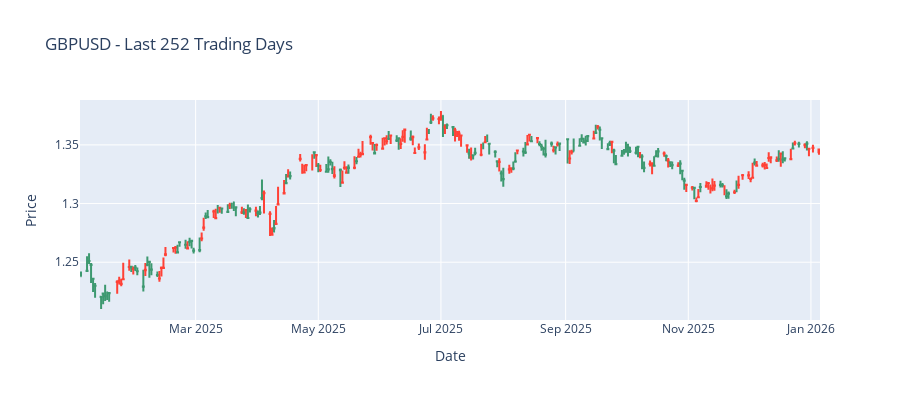
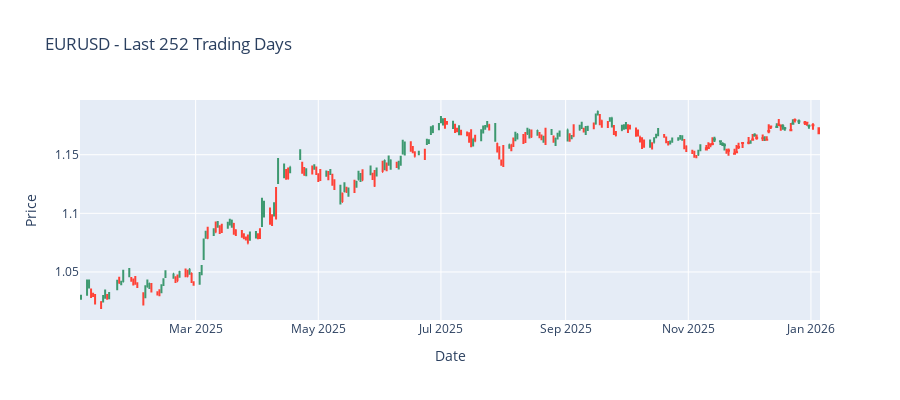

The code cell stored with these charts, in order, in its notebook:
### Code cell
# Individual candlestick charts
def plot_candlestick(df, ticker, last_n_days=252):
    """Plot candlestick chart for a ticker."""
    ohlc_cols = [f'{ticker}_{x}' for x in ['Open', 'High', 'Low', 'Close']]
    if not all(c in df.columns for c in ohlc_cols):
        print(f"Missing columns for {ticker}")
        return
    
    # Get last N days
    data = df[ohlc_cols].tail(last_n_days).copy()
    data.columns = ['Open', 'High', 'Low', 'Close']
    
    fig = go.Figure(data=[go.Candlestick(
        x=data.index,
        open=data['Open'],
        high=data['High'],
        low=data['Low'],
        close=data['Close'],
        name=ticker
    )])
    
    fig.update_layout(
        title=f'{ticker} - Last {last_n_days} Trading Days',
        yaxis_title='Price',
        xaxis_title='Date',
        height=400,
        xaxis_rangeslider_visible=False
    )
    fig.show()

if combined_data is not None:
    for ticker in ['GBPUSD', 'EURUSD', 'XAUUSD']:
        plot_candlestick(combined_data, ticker)

### Figure 1 — Plotly figure (JSON) as saved in the notebook; plotly's stock layout.template omitted (floating-point values rounded to 4 significant figures; data arrays with more than 128 entries replaced by an {"elided": "..."} marker saying what was removed)
{"data": [{"close": {"elided": "252 float values"}, "high": {"elided": "252 float values"}, "low": {"elided": "252 float values"}, "name": "GBPUSD", "open": {"elided": "252 float values"}, "type": "candlestick", "x": {"elided": "252 str values"}}], "layout": {"height": 400, "title": {"text": "GBPUSD - Last 252 Trading Days"}, "xaxis": {"rangeslider": {"visible": false}, "title": {"text": "Date"}}, "yaxis": {"title": {"text": "Price"}}}}

### Figure 2 — Plotly figure (JSON) as saved in the notebook; plotly's stock layout.template omitted (floating-point values rounded to 4 significant figures; data arrays with more than 128 entries replaced by an {"elided": "..."} marker saying what was removed)
{"data": [{"close": {"elided": "252 float values"}, "high": {"elided": "252 float values"}, "low": {"elided": "252 float values"}, "name": "EURUSD", "open": {"elided": "252 float values"}, "type": "candlestick", "x": {"elided": "252 str values"}}], "layout": {"height": 400, "title": {"text": "EURUSD - Last 252 Trading Days"}, "xaxis": {"rangeslider": {"visible": false}, "title": {"text": "Date"}}, "yaxis": {"title": {"text": "Price"}}}}
